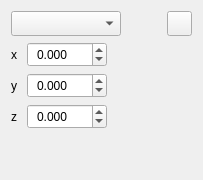
        <widget class="QWidget" name="tab_3">
         <property name="enabled">
          <bool>true</bool>
         </property>
         <attribute name="icon">
          <iconset resource="../CADWindow.qrc">
           <normaloff>:/cad_wind/figure/cad_wind/sweep.png</normaloff>:/cad_wind/figure/cad_wind/sweep.png</iconset>
         </attribute>
         <attribute name="title">
          <string extracomment="Others"/>
         </attribute>
         <attribute name="toolTip">
          <string>Other Operations</string>
         </attribute>
         <layout class="QVBoxLayout" name="verticalLayout_3">
          <item>
           <layout class="QHBoxLayout" name="horizontalLayout_3">
            <item>
             <widget class="QComboBox" name="comboBox">
              <property name="enabled">
               <bool>true</bool>
              </property>
              <property name="minimumSize">
               <size>
                <width>110</width>
                <height>25</height>
               </size>
              </property>
              <property name="maximumSize">
               <size>
                <width>110</width>
                <height>25</height>
               </size>
              </property>
              <property name="font">
               <font>
                <pointsize>9</pointsize>
               </font>
              </property>
              <property name="styleSheet">
               <string notr="true">
padding-left:5px;</string>
              </property>
              <property name="editable">
               <bool>false</bool>
              </property>
             </widget>
            </item>
            <item>
             <spacer name="horizontalSpacer_7">
              <property name="orientation">
               <enum>Qt::Horizontal</enum>
              </property>
              <property name="sizeHint" stdset="0">
               <size>
                <width>40</width>
                <height>20</height>
               </size>
              </property>
             </spacer>
            </item>
            <item>
             <widget class="QPushButton" name="pushButton_36">
              <property name="minimumSize">
               <size>
                <width>25</width>
                <height>25</height>
               </size>
              </property>
              <property name="maximumSize">
               <size>
                <width>25</width>
                <height>25</height>
               </size>
              </property>
              <property name="font">
               <font>
                <pointsize>10</pointsize>
               </font>
              </property>
              <property name="styleSheet">
               <string notr="true">QPushButton::hover{
    background-color: transparent;
    border: 2px solid #6A8480;
    border-radius: 2px;
    padding: 2px;
}</string>
              </property>
              <property name="text">
               <string/>
              </property>
              <property name="icon">
               <iconset resource="../CADWindow.qrc">
                <normaloff>:/cad_wind/figure/cad_wind/ok.png</normaloff>:/cad_wind/figure/cad_wind/ok.png</iconset>
              </property>
             </widget>
            </item>
           </layout>
          </item>
          <item>
           <layout class="QGridLayout" name="gridLayout_3">
            <item row="2" column="1">
             <widget class="QDoubleSpinBox" name="doubleSpinBox_3">
              <property name="minimumSize">
               <size>
                <width>80</width>
                <height>25</height>
               </size>
              </property>
              <property name="maximumSize">
               <size>
                <width>80</width>
                <height>25</height>
               </size>
              </property>
              <property name="font">
               <font>
                <pointsize>9</pointsize>
               </font>
              </property>
              <property name="styleSheet">
               <string notr="true">padding-left:5px;</string>
              </property>
              <property name="decimals">
               <number>3</number>
              </property>
              <property name="minimum">
               <double>-10000000000000000.000000000000000</double>
              </property>
              <property name="maximum">
               <double>10000000000000.000000000000000</double>
              </property>
             </widget>
            </item>
            <item row="2" column="0">
             <widget class="QLabel" name="label_8">
              <property name="minimumSize">
               <size>
                <width>10</width>
                <height>0</height>
               </size>
              </property>
              <property name="maximumSize">
               <size>
                <width>10</width>
                <height>25</height>
               </size>
              </property>
              <property name="font">
               <font>
                <pointsize>9</pointsize>
               </font>
              </property>
              <property name="text">
               <string>z</string>
              </property>
             </widget>
            </item>
            <item row="0" column="0">
             <widget class="QLabel" name="label_6">
              <property name="enabled">
               <bool>true</bool>
              </property>
              <property name="minimumSize">
               <size>
                <width>10</width>
                <height>0</height>
               </size>
              </property>
              <property name="maximumSize">
               <size>
                <width>10</width>
                <height>25</height>
               </size>
              </property>
              <property name="font">
               <font>
                <pointsize>9</pointsize>
               </font>
              </property>
              <property name="text">
               <string>x</string>
              </property>
             </widget>
            </item>
            <item row="0" column="1">
             <widget class="QDoubleSpinBox" name="doubleSpinBox">
              <property name="minimumSize">
               <size>
                <width>80</width>
                <height>25</height>
               </size>
              </property>
              <property name="maximumSize">
               <size>
                <width>80</width>
                <height>25</height>
               </size>
              </property>
              <property name="font">
               <font>
                <pointsize>9</pointsize>
               </font>
              </property>
              <property name="styleSheet">
               <string notr="true">padding-left:5px;</string>
              </property>
              <property name="decimals">
               <number>3</number>
              </property>
              <property name="minimum">
               <double>-10000000000000000.000000000000000</double>
              </property>
              <property name="maximum">
               <double>10000000000000.000000000000000</double>
              </property>
             </widget>
            </item>
            <item row="1" column="1">
             <widget class="QDoubleSpinBox" name="doubleSpinBox_2">
              <property name="minimumSize">
               <size>
                <width>80</width>
                <height>25</height>
               </size>
              </property>
              <property name="maximumSize">
               <size>
                <width>80</width>
                <height>25</height>
               </size>
              </property>
              <property name="font">
               <font>
                <pointsize>9</pointsize>
               </font>
              </property>
              <property name="styleSheet">
               <string notr="true">padding-left:5px;</string>
              </property>
              <property name="decimals">
               <number>3</number>
              </property>
              <property name="minimum">
               <double>-10000000000000000.000000000000000</double>
              </property>
              <property name="maximum">
               <double>10000000000000.000000000000000</double>
              </property>
             </widget>
            </item>
            <item row="1" column="0">
             <widget class="QLabel" name="label_7">
              <property name="minimumSize">
               <size>
                <width>10</width>
                <height>0</height>
               </size>
              </property>
              <property name="maximumSize">
               <size>
                <width>10</width>
                <height>25</height>
               </size>
              </property>
              <property name="font">
               <font>
                <pointsize>9</pointsize>
               </font>
              </property>
              <property name="text">
               <string>y</string>
              </property>
             </widget>
            </item>
            <item row="0" column="2">
             <spacer name="horizontalSpacer_8">
              <property name="orientation">
               <enum>Qt::Horizontal</enum>
              </property>
              <property name="sizeHint" stdset="0">
               <size>
                <width>40</width>
                <height>20</height>
               </size>
              </property>
             </spacer>
            </item>
           </layout>
          </item>
          <item>
           <spacer name="verticalSpacer_3">
            <property name="orientation">
             <enum>Qt::Vertical</enum>
            </property>
            <property name="sizeHint" stdset="0">
             <size>
              <width>20</width>
              <height>40</height>
             </size>
            </property>
           </spacer>
          </item>
         </layout>
        </widget>
